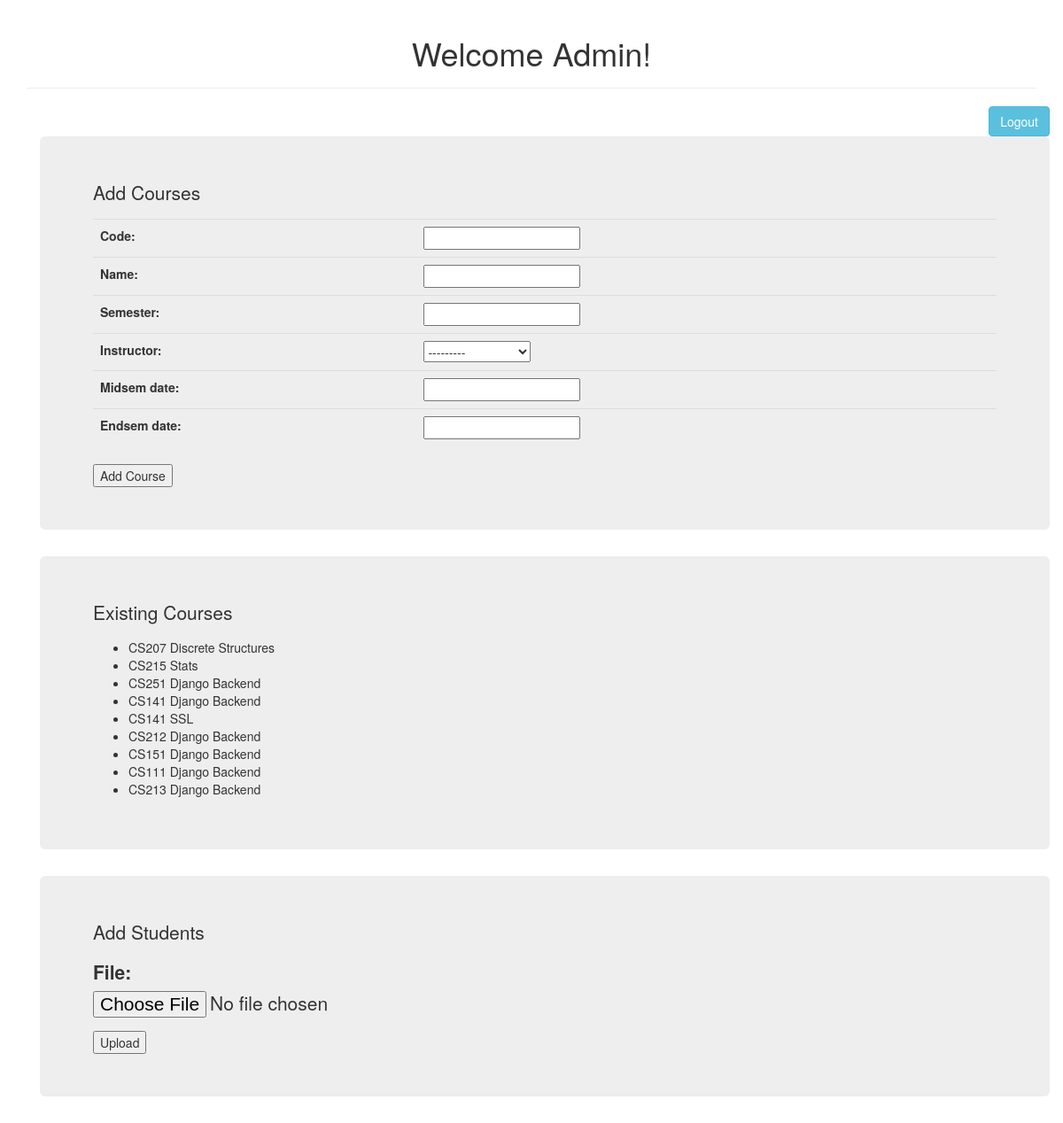
The page /adminhome/ on the database its author committed.
### backend/models.py (models this page shows, shortened)
class Course(models.Model):
	code = models.CharField(max_length=5)
	name = models.CharField(max_length=30)
	semester = models.CharField(max_length=30)
	instructor = models.ForeignKey(User, on_delete=models.CASCADE)
	midsem_date = models.DateTimeField()
	endsem_date = models.DateTimeField()

### backend/views.py (the view)
# urls.py: url(r'^adminhome/', adminhome),
@csrf_protect
def adminhome(request):
	admin = MyAdmin.objects.get(username="admin")
	if admin.logged_in:
		if request.method == 'POST':
			if request.POST['action'] == "Add Course":
				form = CourseRegister(request.POST, request.FILES)
				if form.is_valid():
					course = form.save(commit = True)
					midsem_deadline = Deadline(due_date=course.midsem_date, topic="Midsemester Examination", course=course)
					midsem_deadline.save()
					endsem_deadline = Deadline(due_date=course.endsem_date, topic="Endsemester Examination", course=course)
					endsem_deadline.save()
					question1 = "The course content was intelectually stimulating"
					question2 = "Textbooks and/or other references were easily available"
					midsem_feedback = Feedback(course=course, due_date=course.midsem_date, topic="Midsem Feedback")
					endsem_feedback = Feedback(course=course, due_date=course.endsem_date, topic="Endsem Feedback")
					midsem_feedback.save()
					endsem_feedback.save()
					ques = Question(q=question1, feedback=midsem_feedback)
					ques.save()
					ques = Question(q=question2, feedback=midsem_feedback)
					ques.save()
					ques = Question(q=question1, feedback=endsem_feedback)
					ques.save()
					ques = Question(q=question2, feedback=endsem_feedback)
					ques.save()
					course.save()
					return HttpResponseRedirect('/adminhome')
			elif request.POST['action'] == "Upload":
				form = UploadStudentList(request.POST, request.FILES)
				if form.is_valid():
					uploaded_file = request.FILES['file']
					with open("/tmp/%s" %uploaded_file.name, 'wb') as fout:
						for chunk in uploaded_file.chunks():
							fout.write(chunk)
					reader = csv.reader(open('/tmp/%s' %uploaded_file.name))
					for row in reader:
						student = Student(LDAP = row[0], name = row[1], password = row[2])
						student.save()
					return HttpResponseRedirect('/adminhome')
		else:
			form = CourseRegister()
			formupload = UploadStudentList()
			courses = Course.objects.all()
			c = {'form':form, 'courses': courses, 'formupload': formupload}
			return render(request, 'admin/adminhome.html', c)
	else:
		return HttpResponseRedirect('/adminlogin')

### backend/forms.py
class CourseRegister(forms.ModelForm):
	class Meta:
		model = Course
		fields = ['code', 'name', 'semester', 'instructor', 'midsem_date', 'endsem_date']

class UploadStudentList(forms.Form):
	file = forms.FileField()

### templates/admin/adminhome.html (shortened to what this page needs)
<!DOCTYPE html>
<html>
<head>
	<link rel="stylesheet" href="https://maxcdn.bootstrapcdn.com/bootstrap/3.3.7/css/bootstrap.min.css">
</head>
<body>
	<div class="container">
		<div class="page-header">
			<h1 align="center">Welcome Admin!</h1>
		</div>
		<div class="container" align="right">
			<a href="/adminlogout" class="btn btn-info" role="button" align="right">Logout</a>
		</div>
		<div class="container">
			<div class="jumbotron">
				<p>Add Courses</p>
				<form method="POST" action=".">{% csrf_token %}
					<table class="table table-hover">
						{{ form.as_table}}
					</table>
					<input type="submit" value="Add Course" name="action">
				</form>
			</div>
		</div>
		<div class="container">
			<div class="jumbotron">
				<p>Existing Courses</p>
				{% if courses %}
					<ul>
					{% for course in courses %}
						<li> {{course.code}} {{course.name}} </li>
					{% endfor %}
					</ul>
				{% endif %}
			</div>
		</div>
		<div class="container">
			<div class="jumbotron">
				<p>Add Students</p>
				<form method="POST" action="." enctype="multipart/form-data">{% csrf_token %}
					<table>
						{{ formupload.as_p }}
					</table>
					<input type="submit" value="Upload" name="action">
				</form>
			</div>
		</div>
</body>
</html>

### rows shown on the page
Course: code "CS207", name "Discrete Structures"
Course: code "CS215", name "Stats"
Course: code "CS251", name "Django Backend"
Course: code "CS141", name "Django Backend"
Course: code "CS141", name "SSL"
Course: code "CS212", name "Django Backend"
Course: code "CS151", name "Django Backend"
Course: code "CS111", name "Django Backend"
Course: code "CS213", name "Django Backend"
